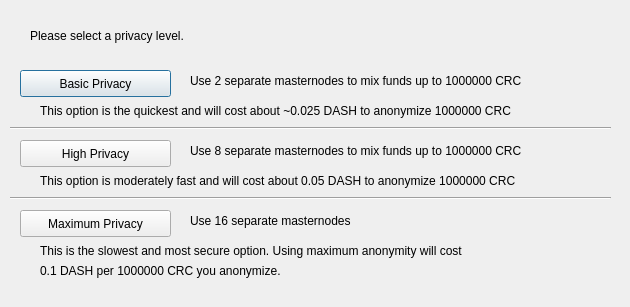
<?xml version="1.0" encoding="UTF-8"?>
<ui version="4.0">
 <class>DarksendConfig</class>
 <widget class="QDialog" name="DarksendConfig">
  <property name="geometry">
   <rect>
    <x>0</x>
    <y>0</y>
    <width>630</width>
    <height>307</height>
   </rect>
  </property>
  <property name="windowTitle">
   <string>Configure PrivateSend</string>
  </property>
  <widget class="QPushButton" name="buttonBasic">
   <property name="geometry">
    <rect>
     <x>20</x>
     <y>70</y>
     <width>151</width>
     <height>27</height>
    </rect>
   </property>
   <property name="text">
    <string>Basic Privacy</string>
   </property>
  </widget>
  <widget class="QPushButton" name="buttonHigh">
   <property name="geometry">
    <rect>
     <x>20</x>
     <y>140</y>
     <width>151</width>
     <height>27</height>
    </rect>
   </property>
   <property name="text">
    <string>High Privacy</string>
   </property>
  </widget>
  <widget class="QPushButton" name="buttonMax">
   <property name="geometry">
    <rect>
     <x>20</x>
     <y>210</y>
     <width>151</width>
     <height>27</height>
    </rect>
   </property>
   <property name="text">
    <string>Maximum Privacy</string>
   </property>
  </widget>
  <widget class="QLabel" name="label">
   <property name="geometry">
    <rect>
     <x>30</x>
     <y>20</y>
     <width>571</width>
     <height>31</height>
    </rect>
   </property>
   <property name="text">
    <string>Please select a privacy level.</string>
   </property>
  </widget>
  <widget class="QLabel" name="label_2">
   <property name="geometry">
    <rect>
     <x>190</x>
     <y>70</y>
     <width>421</width>
     <height>21</height>
    </rect>
   </property>
   <property name="text">
    <string>Use 2 separate masternodes to mix funds up to 1000000 CRC</string>
   </property>
  </widget>
  <widget class="QLabel" name="label_3">
   <property name="geometry">
    <rect>
     <x>190</x>
     <y>140</y>
     <width>411</width>
     <height>21</height>
    </rect>
   </property>
   <property name="text">
    <string>Use 8 separate masternodes to mix funds up to 1000000 CRC</string>
   </property>
  </widget>
  <widget class="QLabel" name="label_4">
   <property name="geometry">
    <rect>
     <x>190</x>
     <y>210</y>
     <width>421</width>
     <height>21</height>
    </rect>
   </property>
   <property name="text">
    <string>Use 16 separate masternodes</string>
   </property>
  </widget>
  <widget class="QLabel" name="label_6">
   <property name="geometry">
    <rect>
     <x>40</x>
     <y>100</y>
     <width>561</width>
     <height>21</height>
    </rect>
   </property>
   <property name="text">
    <string>This option is the quickest and will cost about ~0.025 DASH to anonymize 1000000 CRC</string>
   </property>
  </widget>
  <widget class="QLabel" name="label_7">
   <property name="geometry">
    <rect>
     <x>40</x>
     <y>170</y>
     <width>561</width>
     <height>21</height>
    </rect>
   </property>
   <property name="text">
    <string>This option is moderately fast and will cost about 0.05 DASH to anonymize 1000000 CRC</string>
   </property>
  </widget>
  <widget class="QLabel" name="label_8">
   <property name="geometry">
    <rect>
     <x>40</x>
     <y>240</y>
     <width>561</width>
     <height>21</height>
    </rect>
   </property>
   <property name="text">
    <string>This is the slowest and most secure option. Using maximum anonymity will cost</string>
   </property>
  </widget>
  <widget class="QLabel" name="label_9">
   <property name="geometry">
    <rect>
     <x>40</x>
     <y>260</y>
     <width>561</width>
     <height>21</height>
    </rect>
   </property>
   <property name="text">
    <string>0.1 DASH per 1000000 CRC you anonymize.</string>
   </property>
  </widget>
  <widget class="Line" name="line">
   <property name="geometry">
    <rect>
     <x>10</x>
     <y>120</y>
     <width>601</width>
     <height>16</height>
    </rect>
   </property>
   <property name="orientation">
    <enum>Qt::Horizontal</enum>
   </property>
  </widget>
  <widget class="Line" name="line_2">
   <property name="geometry">
    <rect>
     <x>10</x>
     <y>190</y>
     <width>601</width>
     <height>16</height>
    </rect>
   </property>
   <property name="orientation">
    <enum>Qt::Horizontal</enum>
   </property>
  </widget>
 </widget>
 <resources/>
 <connections/>
</ui>
